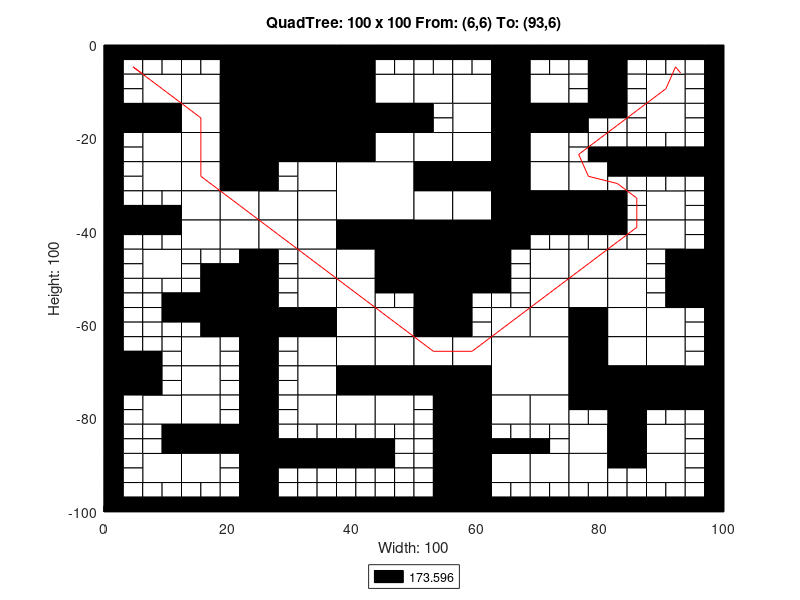

Source code (MATLAB):
axis([0 100 -100 0]);
title('QuadTree: 100 x 100 From: (6,6) To: (93,6)');
xlabel('Width: 100');
ylabel('Height: 100');
rectangle('Position',[25 -12.5 12.5 12.5], 'FaceColor',[0 0 0]);
rectangle('Position',[25 -25 12.5 12.5], 'FaceColor',[0 0 0]);
rectangle('Position',[37.5 -37.5 12.5 12.5], 'FaceColor',[1 1 1]);
rectangle('Position',[50 -50 12.5 12.5], 'FaceColor',[0 0 0]);
rectangle('Position',[62.5 -75 12.5 12.5], 'FaceColor',[1 1 1]);
rectangle('Position',[6.25 -12.5 6.25 6.25], 'FaceColor',[1 1 1]);
rectangle('Position',[18.75 -6.25 6.25 6.25], 'FaceColor',[0 0 0]);
rectangle('Position',[12.5 -12.5 6.25 6.25], 'FaceColor',[1 1 1]);
rectangle('Position',[18.75 -12.5 6.25 6.25], 'FaceColor',[0 0 0]);
rectangle('Position',[0 -18.75 6.25 6.25], 'FaceColor',[0 0 0]);
rectangle('Position',[6.25 -18.75 6.25 6.25], 'FaceColor',[0 0 0]);
rectangle('Position',[6.25 -25 6.25 6.25], 'FaceColor',[1 1 1]);
rectangle('Position',[12.5 -18.75 6.25 6.25], 'FaceColor',[1 1 1]);
rectangle('Position',[18.75 -18.75 6.25 6.25], 'FaceColor',[0 0 0]);
rectangle('Position',[12.5 -25 6.25 6.25], 'FaceColor',[1 1 1]);
rectangle('Position',[18.75 -25 6.25 6.25], 'FaceColor',[0 0 0]);
rectangle('Position',[37.5 -6.25 6.25 6.25], 'FaceColor',[0 0 0]);
rectangle('Position',[37.5 -12.5 6.25 6.25], 'FaceColor',[0 0 0]);
rectangle('Position',[43.75 -12.5 6.25 6.25], 'FaceColor',[1 1 1]);
rectangle('Position',[37.5 -18.75 6.25 6.25], 'FaceColor',[0 0 0]);
rectangle('Position',[43.75 -18.75 6.25 6.25], 'FaceColor',[0 0 0]);
rectangle('Position',[37.5 -25 6.25 6.25], 'FaceColor',[0 0 0]);
rectangle('Position',[43.75 -25 6.25 6.25], 'FaceColor',[1 1 1]);
rectangle('Position',[6.25 -31.25 6.25 6.25], 'FaceColor',[1 1 1]);
rectangle('Position',[12.5 -31.25 6.25 6.25], 'FaceColor',[1 1 1]);
rectangle('Position',[18.75 -31.25 6.25 6.25], 'FaceColor',[0 0 0]);
rectangle('Position',[12.5 -37.5 6.25 6.25], 'FaceColor',[1 1 1]);
rectangle('Position',[18.75 -37.5 6.25 6.25], 'FaceColor',[1 1 1]);
rectangle('Position',[6.25 -50 6.25 6.25], 'FaceColor',[1 1 1]);
rectangle('Position',[12.5 -43.75 6.25 6.25], 'FaceColor',[1 1 1]);
rectangle('Position',[18.75 -43.75 6.25 6.25], 'FaceColor',[1 1 1]);
rectangle('Position',[31.25 -31.25 6.25 6.25], 'FaceColor',[1 1 1]);
rectangle('Position',[25 -37.5 6.25 6.25], 'FaceColor',[1 1 1]);
rectangle('Position',[31.25 -37.5 6.25 6.25], 'FaceColor',[1 1 1]);
rectangle('Position',[25 -43.75 6.25 6.25], 'FaceColor',[1 1 1]);
rectangle('Position',[31.25 -43.75 6.25 6.25], 'FaceColor',[1 1 1]);
rectangle('Position',[31.25 -50 6.25 6.25], 'FaceColor',[1 1 1]);
rectangle('Position',[37.5 -43.75 6.25 6.25], 'FaceColor',[0 0 0]);
rectangle('Position',[43.75 -43.75 6.25 6.25], 'FaceColor',[0 0 0]);
rectangle('Position',[37.5 -50 6.25 6.25], 'FaceColor',[1 1 1]);
rectangle('Position',[43.75 -50 6.25 6.25], 'FaceColor',[0 0 0]);
rectangle('Position',[50 -12.5 6.25 6.25], 'FaceColor',[1 1 1]);
rectangle('Position',[56.25 -12.5 6.25 6.25], 'FaceColor',[1 1 1]);
rectangle('Position',[62.5 -6.25 6.25 6.25], 'FaceColor',[0 0 0]);
rectangle('Position',[62.5 -12.5 6.25 6.25], 'FaceColor',[0 0 0]);
rectangle('Position',[68.75 -12.5 6.25 6.25], 'FaceColor',[1 1 1]);
rectangle('Position',[56.25 -18.75 6.25 6.25], 'FaceColor',[1 1 1]);
rectangle('Position',[50 -25 6.25 6.25], 'FaceColor',[1 1 1]);
rectangle('Position',[56.25 -25 6.25 6.25], 'FaceColor',[1 1 1]);
rectangle('Position',[62.5 -18.75 6.25 6.25], 'FaceColor',[0 0 0]);
rectangle('Position',[68.75 -18.75 6.25 6.25], 'FaceColor',[0 0 0]);
rectangle('Position',[62.5 -25 6.25 6.25], 'FaceColor',[0 0 0]);
rectangle('Position',[68.75 -25 6.25 6.25], 'FaceColor',[1 1 1]);
rectangle('Position',[87.5 -12.5 6.25 6.25], 'FaceColor',[1 1 1]);
rectangle('Position',[87.5 -18.75 6.25 6.25], 'FaceColor',[1 1 1]);
rectangle('Position',[50 -31.25 6.25 6.25], 'FaceColor',[0 0 0]);
rectangle('Position',[56.25 -31.25 6.25 6.25], 'FaceColor',[0 0 0]);
rectangle('Position',[50 -37.5 6.25 6.25], 'FaceColor',[1 1 1]);
rectangle('Position',[56.25 -37.5 6.25 6.25], 'FaceColor',[1 1 1]);
rectangle('Position',[62.5 -31.25 6.25 6.25], 'FaceColor',[0 0 0]);
rectangle('Position',[68.75 -31.25 6.25 6.25], 'FaceColor',[1 1 1]);
rectangle('Position',[62.5 -37.5 6.25 6.25], 'FaceColor',[0 0 0]);
rectangle('Position',[68.75 -37.5 6.25 6.25], 'FaceColor',[0 0 0]);
rectangle('Position',[62.5 -43.75 6.25 6.25], 'FaceColor',[0 0 0]);
rectangle('Position',[68.75 -50 6.25 6.25], 'FaceColor',[1 1 1]);
rectangle('Position',[75 -31.25 6.25 6.25], 'FaceColor',[1 1 1]);
rectangle('Position',[75 -37.5 6.25 6.25], 'FaceColor',[0 0 0]);
rectangle('Position',[87.5 -37.5 6.25 6.25], 'FaceColor',[1 1 1]);
rectangle('Position',[75 -50 6.25 6.25], 'FaceColor',[1 1 1]);
rectangle('Position',[81.25 -50 6.25 6.25], 'FaceColor',[1 1 1]);
rectangle('Position',[87.5 -43.75 6.25 6.25], 'FaceColor',[1 1 1]);
rectangle('Position',[93.75 -50 6.25 6.25], 'FaceColor',[0 0 0]);
rectangle('Position',[18.75 -56.25 6.25 6.25], 'FaceColor',[0 0 0]);
rectangle('Position',[18.75 -62.5 6.25 6.25], 'FaceColor',[0 0 0]);
rectangle('Position',[0 -75 6.25 6.25], 'FaceColor',[0 0 0]);
rectangle('Position',[12.5 -68.75 6.25 6.25], 'FaceColor',[1 1 1]);
rectangle('Position',[12.5 -75 6.25 6.25], 'FaceColor',[1 1 1]);
rectangle('Position',[31.25 -56.25 6.25 6.25], 'FaceColor',[1 1 1]);
rectangle('Position',[25 -62.5 6.25 6.25], 'FaceColor',[0 0 0]);
rectangle('Position',[31.25 -62.5 6.25 6.25], 'FaceColor',[0 0 0]);
rectangle('Position',[37.5 -56.25 6.25 6.25], 'FaceColor',[1 1 1]);
rectangle('Position',[37.5 -62.5 6.25 6.25], 'FaceColor',[1 1 1]);
rectangle('Position',[43.75 -62.5 6.25 6.25], 'FaceColor',[1 1 1]);
rectangle('Position',[31.25 -68.75 6.25 6.25], 'FaceColor',[1 1 1]);
rectangle('Position',[31.25 -75 6.25 6.25], 'FaceColor',[1 1 1]);
rectangle('Position',[37.5 -68.75 6.25 6.25], 'FaceColor',[1 1 1]);
rectangle('Position',[43.75 -68.75 6.25 6.25], 'FaceColor',[1 1 1]);
rectangle('Position',[37.5 -75 6.25 6.25], 'FaceColor',[0 0 0]);
rectangle('Position',[43.75 -75 6.25 6.25], 'FaceColor',[0 0 0]);
rectangle('Position',[6.25 -81.25 6.25 6.25], 'FaceColor',[1 1 1]);
rectangle('Position',[12.5 -81.25 6.25 6.25], 'FaceColor',[1 1 1]);
rectangle('Position',[12.5 -87.5 6.25 6.25], 'FaceColor',[0 0 0]);
rectangle('Position',[18.75 -87.5 6.25 6.25], 'FaceColor',[0 0 0]);
rectangle('Position',[6.25 -93.75 6.25 6.25], 'FaceColor',[1 1 1]);
rectangle('Position',[12.5 -93.75 6.25 6.25], 'FaceColor',[1 1 1]);
rectangle('Position',[31.25 -81.25 6.25 6.25], 'FaceColor',[1 1 1]);
rectangle('Position',[37.5 -81.25 6.25 6.25], 'FaceColor',[1 1 1]);
rectangle('Position',[43.75 -81.25 6.25 6.25], 'FaceColor',[1 1 1]);
rectangle('Position',[50 -56.25 6.25 6.25], 'FaceColor',[0 0 0]);
rectangle('Position',[50 -62.5 6.25 6.25], 'FaceColor',[0 0 0]);
rectangle('Position',[68.75 -56.25 6.25 6.25], 'FaceColor',[1 1 1]);
rectangle('Position',[62.5 -62.5 6.25 6.25], 'FaceColor',[1 1 1]);
rectangle('Position',[68.75 -62.5 6.25 6.25], 'FaceColor',[1 1 1]);
rectangle('Position',[50 -68.75 6.25 6.25], 'FaceColor',[1 1 1]);
rectangle('Position',[56.25 -68.75 6.25 6.25], 'FaceColor',[1 1 1]);
rectangle('Position',[50 -75 6.25 6.25], 'FaceColor',[0 0 0]);
rectangle('Position',[56.25 -75 6.25 6.25], 'FaceColor',[0 0 0]);
rectangle('Position',[75 -56.25 6.25 6.25], 'FaceColor',[1 1 1]);
rectangle('Position',[81.25 -56.25 6.25 6.25], 'FaceColor',[1 1 1]);
rectangle('Position',[75 -62.5 6.25 6.25], 'FaceColor',[0 0 0]);
rectangle('Position',[81.25 -62.5 6.25 6.25], 'FaceColor',[1 1 1]);
rectangle('Position',[93.75 -56.25 6.25 6.25], 'FaceColor',[0 0 0]);
rectangle('Position',[87.5 -62.5 6.25 6.25], 'FaceColor',[1 1 1]);
rectangle('Position',[75 -68.75 6.25 6.25], 'FaceColor',[0 0 0]);
rectangle('Position',[81.25 -68.75 6.25 6.25], 'FaceColor',[1 1 1]);
rectangle('Position',[75 -75 6.25 6.25], 'FaceColor',[0 0 0]);
rectangle('Position',[81.25 -75 6.25 6.25], 'FaceColor',[0 0 0]);
rectangle('Position',[87.5 -68.75 6.25 6.25], 'FaceColor',[1 1 1]);
rectangle('Position',[87.5 -75 6.25 6.25], 'FaceColor',[0 0 0]);
rectangle('Position',[93.75 -75 6.25 6.25], 'FaceColor',[0 0 0]);
rectangle('Position',[56.25 -81.25 6.25 6.25], 'FaceColor',[0 0 0]);
rectangle('Position',[56.25 -87.5 6.25 6.25], 'FaceColor',[0 0 0]);
rectangle('Position',[62.5 -81.25 6.25 6.25], 'FaceColor',[1 1 1]);
rectangle('Position',[68.75 -81.25 6.25 6.25], 'FaceColor',[1 1 1]);
rectangle('Position',[56.25 -93.75 6.25 6.25], 'FaceColor',[0 0 0]);
rectangle('Position',[56.25 -100 6.25 6.25], 'FaceColor',[0 0 0]);
rectangle('Position',[62.5 -93.75 6.25 6.25], 'FaceColor',[1 1 1]);
rectangle('Position',[68.75 -93.75 6.25 6.25], 'FaceColor',[1 1 1]);
rectangle('Position',[81.25 -81.25 6.25 6.25], 'FaceColor',[0 0 0]);
rectangle('Position',[75 -87.5 6.25 6.25], 'FaceColor',[1 1 1]);
rectangle('Position',[81.25 -87.5 6.25 6.25], 'FaceColor',[0 0 0]);
rectangle('Position',[87.5 -87.5 6.25 6.25], 'FaceColor',[1 1 1]);
rectangle('Position',[75 -93.75 6.25 6.25], 'FaceColor',[1 1 1]);
rectangle('Position',[87.5 -93.75 6.25 6.25], 'FaceColor',[1 1 1]);
rectangle('Position',[0 -3.125 3.125 3.125], 'FaceColor',[0 0 0]);
rectangle('Position',[3.125 -3.125 3.125 3.125], 'FaceColor',[0 0 0]);
rectangle('Position',[0 -6.25 3.125 3.125], 'FaceColor',[0 0 0]);
rectangle('Position',[3.125 -6.25 3.125 3.125], 'FaceColor',[1 1 1]);
rectangle('Position',[6.25 -3.125 3.125 3.125], 'FaceColor',[0 0 0]);
rectangle('Position',[9.375 -3.125 3.125 3.125], 'FaceColor',[0 0 0]);
rectangle('Position',[6.25 -6.25 3.125 3.125], 'FaceColor',[1 1 1]);
rectangle('Position',[9.375 -6.25 3.125 3.125], 'FaceColor',[1 1 1]);
rectangle('Position',[0 -9.375 3.125 3.125], 'FaceColor',[0 0 0]);
rectangle('Position',[3.125 -9.375 3.125 3.125], 'FaceColor',[1 1 1]);
rectangle('Position',[0 -12.5 3.125 3.125], 'FaceColor',[0 0 0]);
rectangle('Position',[3.125 -12.5 3.125 3.125], 'FaceColor',[1 1 1]);
rectangle('Position',[12.5 -3.125 3.125 3.125], 'FaceColor',[0 0 0]);
rectangle('Position',[15.625 -3.125 3.125 3.125], 'FaceColor',[0 0 0]);
rectangle('Position',[12.5 -6.25 3.125 3.125], 'FaceColor',[1 1 1]);
rectangle('Position',[15.625 -6.25 3.125 3.125], 'FaceColor',[1 1 1]);
rectangle('Position',[0 -21.875 3.125 3.125], 'FaceColor',[0 0 0]);
rectangle('Position',[3.125 -21.875 3.125 3.125], 'FaceColor',[1 1 1]);
rectangle('Position',[0 -25 3.125 3.125], 'FaceColor',[0 0 0]);
rectangle('Position',[3.125 -25 3.125 3.125], 'FaceColor',[1 1 1]);
rectangle('Position',[43.75 -3.125 3.125 3.125], 'FaceColor',[0 0 0]);
rectangle('Position',[46.875 -3.125 3.125 3.125], 'FaceColor',[0 0 0]);
rectangle('Position',[43.75 -6.25 3.125 3.125], 'FaceColor',[1 1 1]);
rectangle('Position',[46.875 -6.25 3.125 3.125], 'FaceColor',[1 1 1]);
rectangle('Position',[0 -28.125 3.125 3.125], 'FaceColor',[0 0 0]);
rectangle('Position',[3.125 -28.125 3.125 3.125], 'FaceColor',[1 1 1]);
rectangle('Position',[0 -31.25 3.125 3.125], 'FaceColor',[0 0 0]);
rectangle('Position',[3.125 -31.25 3.125 3.125], 'FaceColor',[1 1 1]);
rectangle('Position',[0 -34.375 3.125 3.125], 'FaceColor',[0 0 0]);
rectangle('Position',[3.125 -34.375 3.125 3.125], 'FaceColor',[1 1 1]);
rectangle('Position',[0 -37.5 3.125 3.125], 'FaceColor',[0 0 0]);
rectangle('Position',[3.125 -37.5 3.125 3.125], 'FaceColor',[0 0 0]);
rectangle('Position',[6.25 -34.375 3.125 3.125], 'FaceColor',[1 1 1]);
rectangle('Position',[9.375 -34.375 3.125 3.125], 'FaceColor',[1 1 1]);
rectangle('Position',[6.25 -37.5 3.125 3.125], 'FaceColor',[0 0 0]);
rectangle('Position',[9.375 -37.5 3.125 3.125], 'FaceColor',[0 0 0]);
rectangle('Position',[0 -40.625 3.125 3.125], 'FaceColor',[0 0 0]);
rectangle('Position',[3.125 -40.625 3.125 3.125], 'FaceColor',[0 0 0]);
rectangle('Position',[0 -43.75 3.125 3.125], 'FaceColor',[0 0 0]);
rectangle('Position',[3.125 -43.75 3.125 3.125], 'FaceColor',[1 1 1]);
rectangle('Position',[6.25 -40.625 3.125 3.125], 'FaceColor',[0 0 0]);
rectangle('Position',[9.375 -40.625 3.125 3.125], 'FaceColor',[0 0 0]);
rectangle('Position',[6.25 -43.75 3.125 3.125], 'FaceColor',[1 1 1]);
rectangle('Position',[9.375 -43.75 3.125 3.125], 'FaceColor',[1 1 1]);
rectangle('Position',[0 -46.875 3.125 3.125], 'FaceColor',[0 0 0]);
rectangle('Position',[3.125 -46.875 3.125 3.125], 'FaceColor',[1 1 1]);
rectangle('Position',[0 -50 3.125 3.125], 'FaceColor',[0 0 0]);
rectangle('Position',[3.125 -50 3.125 3.125], 'FaceColor',[1 1 1]);
rectangle('Position',[12.5 -46.875 3.125 3.125], 'FaceColor',[1 1 1]);
rectangle('Position',[15.625 -46.875 3.125 3.125], 'FaceColor',[1 1 1]);
rectangle('Position',[12.5 -50 3.125 3.125], 'FaceColor',[1 1 1]);
rectangle('Position',[15.625 -50 3.125 3.125], 'FaceColor',[0 0 0]);
rectangle('Position',[18.75 -46.875 3.125 3.125], 'FaceColor',[1 1 1]);
rectangle('Position',[21.875 -46.875 3.125 3.125], 'FaceColor',[0 0 0]);
rectangle('Position',[18.75 -50 3.125 3.125], 'FaceColor',[0 0 0]);
rectangle('Position',[21.875 -50 3.125 3.125], 'FaceColor',[0 0 0]);
rectangle('Position',[25 -28.125 3.125 3.125], 'FaceColor',[0 0 0]);
rectangle('Position',[28.125 -28.125 3.125 3.125], 'FaceColor',[1 1 1]);
rectangle('Position',[25 -31.25 3.125 3.125], 'FaceColor',[0 0 0]);
rectangle('Position',[28.125 -31.25 3.125 3.125], 'FaceColor',[1 1 1]);
rectangle('Position',[25 -46.875 3.125 3.125], 'FaceColor',[0 0 0]);
rectangle('Position',[28.125 -46.875 3.125 3.125], 'FaceColor',[1 1 1]);
rectangle('Position',[25 -50 3.125 3.125], 'FaceColor',[0 0 0]);
rectangle('Position',[28.125 -50 3.125 3.125], 'FaceColor',[1 1 1]);
rectangle('Position',[50 -3.125 3.125 3.125], 'FaceColor',[0 0 0]);
rectangle('Position',[53.125 -3.125 3.125 3.125], 'FaceColor',[0 0 0]);
rectangle('Position',[50 -6.25 3.125 3.125], 'FaceColor',[1 1 1]);
rectangle('Position',[53.125 -6.25 3.125 3.125], 'FaceColor',[1 1 1]);
rectangle('Position',[56.25 -3.125 3.125 3.125], 'FaceColor',[0 0 0]);
rectangle('Position',[59.375 -3.125 3.125 3.125], 'FaceColor',[0 0 0]);
rectangle('Position',[56.25 -6.25 3.125 3.125], 'FaceColor',[1 1 1]);
rectangle('Position',[59.375 -6.25 3.125 3.125], 'FaceColor',[1 1 1]);
rectangle('Position',[68.75 -3.125 3.125 3.125], 'FaceColor',[0 0 0]);
rectangle('Position',[71.875 -3.125 3.125 3.125], 'FaceColor',[0 0 0]);
rectangle('Position',[68.75 -6.25 3.125 3.125], 'FaceColor',[1 1 1]);
rectangle('Position',[71.875 -6.25 3.125 3.125], 'FaceColor',[1 1 1]);
rectangle('Position',[50 -15.625 3.125 3.125], 'FaceColor',[0 0 0]);
rectangle('Position',[53.125 -15.625 3.125 3.125], 'FaceColor',[1 1 1]);
rectangle('Position',[50 -18.75 3.125 3.125], 'FaceColor',[0 0 0]);
rectangle('Position',[53.125 -18.75 3.125 3.125], 'FaceColor',[1 1 1]);
rectangle('Position',[75 -3.125 3.125 3.125], 'FaceColor',[0 0 0]);
rectangle('Position',[78.125 -3.125 3.125 3.125], 'FaceColor',[0 0 0]);
rectangle('Position',[75 -6.25 3.125 3.125], 'FaceColor',[1 1 1]);
rectangle('Position',[78.125 -6.25 3.125 3.125], 'FaceColor',[0 0 0]);
rectangle('Position',[81.25 -3.125 3.125 3.125], 'FaceColor',[0 0 0]);
rectangle('Position',[84.375 -3.125 3.125 3.125], 'FaceColor',[0 0 0]);
rectangle('Position',[81.25 -6.25 3.125 3.125], 'FaceColor',[0 0 0]);
rectangle('Position',[84.375 -6.25 3.125 3.125], 'FaceColor',[1 1 1]);
rectangle('Position',[75 -9.375 3.125 3.125], 'FaceColor',[1 1 1]);
rectangle('Position',[78.125 -9.375 3.125 3.125], 'FaceColor',[0 0 0]);
rectangle('Position',[75 -12.5 3.125 3.125], 'FaceColor',[1 1 1]);
rectangle('Position',[78.125 -12.5 3.125 3.125], 'FaceColor',[0 0 0]);
rectangle('Position',[81.25 -9.375 3.125 3.125], 'FaceColor',[0 0 0]);
rectangle('Position',[84.375 -9.375 3.125 3.125], 'FaceColor',[1 1 1]);
rectangle('Position',[81.25 -12.5 3.125 3.125], 'FaceColor',[0 0 0]);
rectangle('Position',[84.375 -12.5 3.125 3.125], 'FaceColor',[1 1 1]);
rectangle('Position',[87.5 -3.125 3.125 3.125], 'FaceColor',[0 0 0]);
rectangle('Position',[90.625 -3.125 3.125 3.125], 'FaceColor',[0 0 0]);
rectangle('Position',[87.5 -6.25 3.125 3.125], 'FaceColor',[1 1 1]);
rectangle('Position',[90.625 -6.25 3.125 3.125], 'FaceColor',[1 1 1]);
rectangle('Position',[93.75 -3.125 3.125 3.125], 'FaceColor',[0 0 0]);
rectangle('Position',[96.875 -3.125 3.125 3.125], 'FaceColor',[0 0 0]);
rectangle('Position',[93.75 -6.25 3.125 3.125], 'FaceColor',[1 1 1]);
rectangle('Position',[96.875 -6.25 3.125 3.125], 'FaceColor',[0 0 0]);
rectangle('Position',[93.75 -9.375 3.125 3.125], 'FaceColor',[1 1 1]);
rectangle('Position',[96.875 -9.375 3.125 3.125], 'FaceColor',[0 0 0]);
rectangle('Position',[93.75 -12.5 3.125 3.125], 'FaceColor',[1 1 1]);
rectangle('Position',[96.875 -12.5 3.125 3.125], 'FaceColor',[0 0 0]);
rectangle('Position',[75 -15.625 3.125 3.125], 'FaceColor',[0 0 0]);
rectangle('Position',[78.125 -15.625 3.125 3.125], 'FaceColor',[0 0 0]);
rectangle('Position',[75 -18.75 3.125 3.125], 'FaceColor',[0 0 0]);
rectangle('Position',[78.125 -18.75 3.125 3.125], 'FaceColor',[1 1 1]);
rectangle('Position',[81.25 -15.625 3.125 3.125], 'FaceColor',[0 0 0]);
rectangle('Position',[84.375 -15.625 3.125 3.125], 'FaceColor',[1 1 1]);
rectangle('Position',[81.25 -18.75 3.125 3.125], 'FaceColor',[1 1 1]);
rectangle('Position',[84.375 -18.75 3.125 3.125], 'FaceColor',[1 1 1]);
rectangle('Position',[75 -21.875 3.125 3.125], 'FaceColor',[1 1 1]);
rectangle('Position',[78.125 -21.875 3.125 3.125], 'FaceColor',[1 1 1]);
rectangle('Position',[75 -25 3.125 3.125], 'FaceColor',[1 1 1]);
rectangle('Position',[78.125 -25 3.125 3.125], 'FaceColor',[0 0 0]);
rectangle('Position',[81.25 -21.875 3.125 3.125], 'FaceColor',[1 1 1]);
rectangle('Position',[84.375 -21.875 3.125 3.125], 'FaceColor',[1 1 1]);
rectangle('Position',[81.25 -25 3.125 3.125], 'FaceColor',[0 0 0]);
rectangle('Position',[84.375 -25 3.125 3.125], 'FaceColor',[0 0 0]);
rectangle('Position',[93.75 -15.625 3.125 3.125], 'FaceColor',[1 1 1]);
rectangle('Position',[96.875 -15.625 3.125 3.125], 'FaceColor',[0 0 0]);
rectangle('Position',[93.75 -18.75 3.125 3.125], 'FaceColor',[1 1 1]);
rectangle('Position',[96.875 -18.75 3.125 3.125], 'FaceColor',[0 0 0]);
rectangle('Position',[87.5 -21.875 3.125 3.125], 'FaceColor',[1 1 1]);
rectangle('Position',[90.625 -21.875 3.125 3.125], 'FaceColor',[1 1 1]);
rectangle('Position',[87.5 -25 3.125 3.125], 'FaceColor',[0 0 0]);
rectangle('Position',[90.625 -25 3.125 3.125], 'FaceColor',[0 0 0]);
rectangle('Position',[93.75 -21.875 3.125 3.125], 'FaceColor',[1 1 1]);
rectangle('Position',[96.875 -21.875 3.125 3.125], 'FaceColor',[0 0 0]);
rectangle('Position',[93.75 -25 3.125 3.125], 'FaceColor',[0 0 0]);
rectangle('Position',[96.875 -25 3.125 3.125], 'FaceColor',[0 0 0]);
rectangle('Position',[68.75 -40.625 3.125 3.125], 'FaceColor',[0 0 0]);
rectangle('Position',[71.875 -40.625 3.125 3.125], 'FaceColor',[0 0 0]);
rectangle('Position',[68.75 -43.75 3.125 3.125], 'FaceColor',[1 1 1]);
rectangle('Position',[71.875 -43.75 3.125 3.125], 'FaceColor',[1 1 1]);
rectangle('Position',[62.5 -46.875 3.125 3.125], 'FaceColor',[0 0 0]);
rectangle('Position',[65.625 -46.875 3.125 3.125], 'FaceColor',[1 1 1]);
rectangle('Position',[62.5 -50 3.125 3.125], 'FaceColor',[0 0 0]);
rectangle('Position',[65.625 -50 3.125 3.125], 'FaceColor',[1 1 1]);
rectangle('Position',[81.25 -28.125 3.125 3.125], 'FaceColor',[0 0 0]);
rectangle('Position',[84.375 -28.125 3.125 3.125], 'FaceColor',[0 0 0]);
rectangle('Position',[81.25 -31.25 3.125 3.125], 'FaceColor',[1 1 1]);
rectangle('Position',[84.375 -31.25 3.125 3.125], 'FaceColor',[1 1 1]);
rectangle('Position',[81.25 -34.375 3.125 3.125], 'FaceColor',[0 0 0]);
rectangle('Position',[84.375 -34.375 3.125 3.125], 'FaceColor',[1 1 1]);
rectangle('Position',[81.25 -37.5 3.125 3.125], 'FaceColor',[0 0 0]);
rectangle('Position',[84.375 -37.5 3.125 3.125], 'FaceColor',[1 1 1]);
rectangle('Position',[87.5 -28.125 3.125 3.125], 'FaceColor',[0 0 0]);
rectangle('Position',[90.625 -28.125 3.125 3.125], 'FaceColor',[0 0 0]);
rectangle('Position',[87.5 -31.25 3.125 3.125], 'FaceColor',[1 1 1]);
rectangle('Position',[90.625 -31.25 3.125 3.125], 'FaceColor',[1 1 1]);
rectangle('Position',[93.75 -28.125 3.125 3.125], 'FaceColor',[0 0 0]);
rectangle('Position',[96.875 -28.125 3.125 3.125], 'FaceColor',[0 0 0]);
rectangle('Position',[93.75 -31.25 3.125 3.125], 'FaceColor',[1 1 1]);
rectangle('Position',[96.875 -31.25 3.125 3.125], 'FaceColor',[0 0 0]);
rectangle('Position',[93.75 -34.375 3.125 3.125], 'FaceColor',[1 1 1]);
rectangle('Position',[96.875 -34.375 3.125 3.125], 'FaceColor',[0 0 0]);
rectangle('Position',[93.75 -37.5 3.125 3.125], 'FaceColor',[1 1 1]);
rectangle('Position',[96.875 -37.5 3.125 3.125], 'FaceColor',[0 0 0]);
rectangle('Position',[75 -40.625 3.125 3.125], 'FaceColor',[0 0 0]);
rectangle('Position',[78.125 -40.625 3.125 3.125], 'FaceColor',[0 0 0]);
rectangle('Position',[75 -43.75 3.125 3.125], 'FaceColor',[1 1 1]);
rectangle('Position',[78.125 -43.75 3.125 3.125], 'FaceColor',[1 1 1]);
rectangle('Position',[81.25 -40.625 3.125 3.125], 'FaceColor',[0 0 0]);
rectangle('Position',[84.375 -40.625 3.125 3.125], 'FaceColor',[1 1 1]);
rectangle('Position',[81.25 -43.75 3.125 3.125], 'FaceColor',[1 1 1]);
rectangle('Position',[84.375 -43.75 3.125 3.125], 'FaceColor',[1 1 1]);
rectangle('Position',[93.75 -40.625 3.125 3.125], 'FaceColor',[1 1 1]);
rectangle('Position',[96.875 -40.625 3.125 3.125], 'FaceColor',[0 0 0]);
rectangle('Position',[93.75 -43.75 3.125 3.125], 'FaceColor',[1 1 1]);
rectangle('Position',[96.875 -43.75 3.125 3.125], 'FaceColor',[0 0 0]);
rectangle('Position',[87.5 -46.875 3.125 3.125], 'FaceColor',[1 1 1]);
rectangle('Position',[90.625 -46.875 3.125 3.125], 'FaceColor',[0 0 0]);
rectangle('Position',[87.5 -50 3.125 3.125], 'FaceColor',[1 1 1]);
rectangle('Position',[90.625 -50 3.125 3.125], 'FaceColor',[0 0 0]);
rectangle('Position',[0 -53.125 3.125 3.125], 'FaceColor',[0 0 0]);
rectangle('Position',[3.125 -53.125 3.125 3.125], 'FaceColor',[1 1 1]);
rectangle('Position',[0 -56.25 3.125 3.125], 'FaceColor',[0 0 0]);
rectangle('Position',[3.125 -56.25 3.125 3.125], 'FaceColor',[1 1 1]);
rectangle('Position',[6.25 -53.125 3.125 3.125], 'FaceColor',[1 1 1]);
rectangle('Position',[9.375 -53.125 3.125 3.125], 'FaceColor',[1 1 1]);
rectangle('Position',[6.25 -56.25 3.125 3.125], 'FaceColor',[1 1 1]);
rectangle('Position',[9.375 -56.25 3.125 3.125], 'FaceColor',[0 0 0]);
rectangle('Position',[0 -59.375 3.125 3.125], 'FaceColor',[0 0 0]);
rectangle('Position',[3.125 -59.375 3.125 3.125], 'FaceColor',[1 1 1]);
rectangle('Position',[0 -62.5 3.125 3.125], 'FaceColor',[0 0 0]);
rectangle('Position',[3.125 -62.5 3.125 3.125], 'FaceColor',[1 1 1]);
rectangle('Position',[6.25 -59.375 3.125 3.125], 'FaceColor',[1 1 1]);
rectangle('Position',[9.375 -59.375 3.125 3.125], 'FaceColor',[0 0 0]);
rectangle('Position',[6.25 -62.5 3.125 3.125], 'FaceColor',[1 1 1]);
rectangle('Position',[9.375 -62.5 3.125 3.125], 'FaceColor',[1 1 1]);
rectangle('Position',[12.5 -53.125 3.125 3.125], 'FaceColor',[1 1 1]);
rectangle('Position',[15.625 -53.125 3.125 3.125], 'FaceColor',[0 0 0]);
rectangle('Position',[12.5 -56.25 3.125 3.125], 'FaceColor',[0 0 0]);
rectangle('Position',[15.625 -56.25 3.125 3.125], 'FaceColor',[0 0 0]);
rectangle('Position',[12.5 -59.375 3.125 3.125], 'FaceColor',[0 0 0]);
rectangle('Position',[15.625 -59.375 3.125 3.125], 'FaceColor',[0 0 0]);
rectangle('Position',[12.5 -62.5 3.125 3.125], 'FaceColor',[1 1 1]);
rectangle('Position',[15.625 -62.5 3.125 3.125], 'FaceColor',[0 0 0]);
rectangle('Position',[0 -65.625 3.125 3.125], 'FaceColor',[0 0 0]);
rectangle('Position',[3.125 -65.625 3.125 3.125], 'FaceColor',[1 1 1]);
rectangle('Position',[0 -68.75 3.125 3.125], 'FaceColor',[0 0 0]);
rectangle('Position',[3.125 -68.75 3.125 3.125], 'FaceColor',[0 0 0]);
rectangle('Position',[6.25 -65.625 3.125 3.125], 'FaceColor',[1 1 1]);
rectangle('Position',[9.375 -65.625 3.125 3.125], 'FaceColor',[1 1 1]);
rectangle('Position',[6.25 -68.75 3.125 3.125], 'FaceColor',[0 0 0]);
rectangle('Position',[9.375 -68.75 3.125 3.125], 'FaceColor',[1 1 1]);
rectangle('Position',[6.25 -71.875 3.125 3.125], 'FaceColor',[0 0 0]);
rectangle('Position',[9.375 -71.875 3.125 3.125], 'FaceColor',[1 1 1]);
rectangle('Position',[6.25 -75 3.125 3.125], 'FaceColor',[0 0 0]);
rectangle('Position',[9.375 -75 3.125 3.125], 'FaceColor',[1 1 1]);
rectangle('Position',[18.75 -65.625 3.125 3.125], 'FaceColor',[1 1 1]);
rectangle('Position',[21.875 -65.625 3.125 3.125], 'FaceColor',[0 0 0]);
rectangle('Position',[18.75 -68.75 3.125 3.125], 'FaceColor',[1 1 1]);
rectangle('Position',[21.875 -68.75 3.125 3.125], 'FaceColor',[0 0 0]);
rectangle('Position',[18.75 -71.875 3.125 3.125], 'FaceColor',[1 1 1]);
rectangle('Position',[21.875 -71.875 3.125 3.125], 'FaceColor',[0 0 0]);
rectangle('Position',[18.75 -75 3.125 3.125], 'FaceColor',[1 1 1]);
rectangle('Position',[21.875 -75 3.125 3.125], 'FaceColor',[0 0 0]);
rectangle('Position',[25 -53.125 3.125 3.125], 'FaceColor',[0 0 0]);
rectangle('Position',[28.125 -53.125 3.125 3.125], 'FaceColor',[1 1 1]);
rectangle('Position',[25 -56.25 3.125 3.125], 'FaceColor',[0 0 0]);
rectangle('Position',[28.125 -56.25 3.125 3.125], 'FaceColor',[1 1 1]);
rectangle('Position',[43.75 -53.125 3.125 3.125], 'FaceColor',[0 0 0]);
rectangle('Position',[46.875 -53.125 3.125 3.125], 'FaceColor',[0 0 0]);
rectangle('Position',[43.75 -56.25 3.125 3.125], 'FaceColor',[1 1 1]);
rectangle('Position',[46.875 -56.25 3.125 3.125], 'FaceColor',[1 1 1]);
rectangle('Position',[25 -65.625 3.125 3.125], 'FaceColor',[0 0 0]);
rectangle('Position',[28.125 -65.625 3.125 3.125], 'FaceColor',[1 1 1]);
rectangle('Position',[25 -68.75 3.125 3.125], 'FaceColor',[0 0 0]);
rectangle('Position',[28.125 -68.75 3.125 3.125], 'FaceColor',[1 1 1]);
rectangle('Position',[25 -71.875 3.125 3.125], 'FaceColor',[0 0 0]);
rectangle('Position',[28.125 -71.875 3.125 3.125], 'FaceColor',[1 1 1]);
rectangle('Position',[25 -75 3.125 3.125], 'FaceColor',[0 0 0]);
rectangle('Position',[28.125 -75 3.125 3.125], 'FaceColor',[1 1 1]);
rectangle('Position',[0 -78.125 3.125 3.125], 'FaceColor',[0 0 0]);
rectangle('Position',[3.125 -78.125 3.125 3.125], 'FaceColor',[1 1 1]);
rectangle('Position',[0 -81.25 3.125 3.125], 'FaceColor',[0 0 0]);
rectangle('Position',[3.125 -81.25 3.125 3.125], 'FaceColor',[1 1 1]);
rectangle('Position',[0 -84.375 3.125 3.125], 'FaceColor',[0 0 0]);
rectangle('Position',[3.125 -84.375 3.125 3.125], 'FaceColor',[1 1 1]);
rectangle('Position',[0 -87.5 3.125 3.125], 'FaceColor',[0 0 0]);
rectangle('Position',[3.125 -87.5 3.125 3.125], 'FaceColor',[1 1 1]);
rectangle('Position',[6.25 -84.375 3.125 3.125], 'FaceColor',[1 1 1]);
rectangle('Position',[9.375 -84.375 3.125 3.125], 'FaceColor',[0 0 0]);
rectangle('Position',[6.25 -87.5 3.125 3.125], 'FaceColor',[1 1 1]);
rectangle('Position',[9.375 -87.5 3.125 3.125], 'FaceColor',[0 0 0]);
rectangle('Position',[18.75 -78.125 3.125 3.125], 'FaceColor',[1 1 1]);
rectangle('Position',[21.875 -78.125 3.125 3.125], 'FaceColor',[0 0 0]);
rectangle('Position',[18.75 -81.25 3.125 3.125], 'FaceColor',[1 1 1]);
rectangle('Position',[21.875 -81.25 3.125 3.125], 'FaceColor',[0 0 0]);
rectangle('Position',[0 -90.625 3.125 3.125], 'FaceColor',[0 0 0]);
rectangle('Position',[3.125 -90.625 3.125 3.125], 'FaceColor',[1 1 1]);
rectangle('Position',[0 -93.75 3.125 3.125], 'FaceColor',[0 0 0]);
rectangle('Position',[3.125 -93.75 3.125 3.125], 'FaceColor',[1 1 1]);
rectangle('Position',[0 -96.875 3.125 3.125], 'FaceColor',[0 0 0]);
rectangle('Position',[3.125 -96.875 3.125 3.125], 'FaceColor',[1 1 1]);
rectangle('Position',[0 -100 3.125 3.125], 'FaceColor',[0 0 0]);
rectangle('Position',[3.125 -100 3.125 3.125], 'FaceColor',[0 0 0]);
rectangle('Position',[6.25 -96.875 3.125 3.125], 'FaceColor',[1 1 1]);
rectangle('Position',[9.375 -96.875 3.125 3.125], 'FaceColor',[1 1 1]);
rectangle('Position',[6.25 -100 3.125 3.125], 'FaceColor',[0 0 0]);
rectangle('Position',[9.375 -100 3.125 3.125], 'FaceColor',[0 0 0]);
rectangle('Position',[18.75 -90.625 3.125 3.125], 'FaceColor',[1 1 1]);
rectangle('Position',[21.875 -90.625 3.125 3.125], 'FaceColor',[0 0 0]);
rectangle('Position',[18.75 -93.75 3.125 3.125], 'FaceColor',[1 1 1]);
rectangle('Position',[21.875 -93.75 3.125 3.125], 'FaceColor',[0 0 0]);
rectangle('Position',[12.5 -96.875 3.125 3.125], 'FaceColor',[1 1 1]);
rectangle('Position',[15.625 -96.875 3.125 3.125], 'FaceColor',[1 1 1]);
rectangle('Position',[12.5 -100 3.125 3.125], 'FaceColor',[0 0 0]);
rectangle('Position',[15.625 -100 3.125 3.125], 'FaceColor',[0 0 0]);
rectangle('Position',[18.75 -96.875 3.125 3.125], 'FaceColor',[1 1 1]);
rectangle('Position',[21.875 -96.875 3.125 3.125], 'FaceColor',[0 0 0]);
rectangle('Position',[18.75 -100 3.125 3.125], 'FaceColor',[0 0 0]);
rectangle('Position',[21.875 -100 3.125 3.125], 'FaceColor',[0 0 0]);
rectangle('Position',[25 -78.125 3.125 3.125], 'FaceColor',[0 0 0]);
rectangle('Position',[28.125 -78.125 3.125 3.125], 'FaceColor',[1 1 1]);
rectangle('Position',[25 -81.25 3.125 3.125], 'FaceColor',[0 0 0]);
rectangle('Position',[28.125 -81.25 3.125 3.125], 'FaceColor',[1 1 1]);
rectangle('Position',[25 -84.375 3.125 3.125], 'FaceColor',[0 0 0]);
rectangle('Position',[28.125 -84.375 3.125 3.125], 'FaceColor',[1 1 1]);
rectangle('Position',[25 -87.5 3.125 3.125], 'FaceColor',[0 0 0]);
rectangle('Position',[28.125 -87.5 3.125 3.125], 'FaceColor',[0 0 0]);
rectangle('Position',[31.25 -84.375 3.125 3.125], 'FaceColor',[1 1 1]);
rectangle('Position',[34.375 -84.375 3.125 3.125], 'FaceColor',[1 1 1]);
rectangle('Position',[31.25 -87.5 3.125 3.125], 'FaceColor',[0 0 0]);
rectangle('Position',[34.375 -87.5 3.125 3.125], 'FaceColor',[0 0 0]);
rectangle('Position',[37.5 -84.375 3.125 3.125], 'FaceColor',[1 1 1]);
rectangle('Position',[40.625 -84.375 3.125 3.125], 'FaceColor',[1 1 1]);
rectangle('Position',[37.5 -87.5 3.125 3.125], 'FaceColor',[0 0 0]);
rectangle('Position',[40.625 -87.5 3.125 3.125], 'FaceColor',[0 0 0]);
rectangle('Position',[43.75 -84.375 3.125 3.125], 'FaceColor',[1 1 1]);
rectangle('Position',[46.875 -84.375 3.125 3.125], 'FaceColor',[1 1 1]);
rectangle('Position',[43.75 -87.5 3.125 3.125], 'FaceColor',[0 0 0]);
rectangle('Position',[46.875 -87.5 3.125 3.125], 'FaceColor',[1 1 1]);
rectangle('Position',[25 -90.625 3.125 3.125], 'FaceColor',[0 0 0]);
rectangle('Position',[28.125 -90.625 3.125 3.125], 'FaceColor',[0 0 0]);
rectangle('Position',[25 -93.75 3.125 3.125], 'FaceColor',[0 0 0]);
rectangle('Position',[28.125 -93.75 3.125 3.125], 'FaceColor',[1 1 1]);
rectangle('Position',[31.25 -90.625 3.125 3.125], 'FaceColor',[0 0 0]);
rectangle('Position',[34.375 -90.625 3.125 3.125], 'FaceColor',[0 0 0]);
rectangle('Position',[31.25 -93.75 3.125 3.125], 'FaceColor',[1 1 1]);
rectangle('Position',[34.375 -93.75 3.125 3.125], 'FaceColor',[1 1 1]);
rectangle('Position',[25 -96.875 3.125 3.125], 'FaceColor',[0 0 0]);
rectangle('Position',[28.125 -96.875 3.125 3.125], 'FaceColor',[1 1 1]);
rectangle('Position',[25 -100 3.125 3.125], 'FaceColor',[0 0 0]);
rectangle('Position',[28.125 -100 3.125 3.125], 'FaceColor',[0 0 0]);
rectangle('Position',[31.25 -96.875 3.125 3.125], 'FaceColor',[1 1 1]);
rectangle('Position',[34.375 -96.875 3.125 3.125], 'FaceColor',[1 1 1]);
rectangle('Position',[31.25 -100 3.125 3.125], 'FaceColor',[0 0 0]);
rectangle('Position',[34.375 -100 3.125 3.125], 'FaceColor',[0 0 0]);
rectangle('Position',[37.5 -90.625 3.125 3.125], 'FaceColor',[0 0 0]);
rectangle('Position',[40.625 -90.625 3.125 3.125], 'FaceColor',[0 0 0]);
rectangle('Position',[37.5 -93.75 3.125 3.125], 'FaceColor',[1 1 1]);
rectangle('Position',[40.625 -93.75 3.125 3.125], 'FaceColor',[1 1 1]);
rectangle('Position',[43.75 -90.625 3.125 3.125], 'FaceColor',[0 0 0]);
rectangle('Position',[46.875 -90.625 3.125 3.125], 'FaceColor',[1 1 1]);
rectangle('Position',[43.75 -93.75 3.125 3.125], 'FaceColor',[1 1 1]);
rectangle('Position',[46.875 -93.75 3.125 3.125], 'FaceColor',[1 1 1]);
rectangle('Position',[37.5 -96.875 3.125 3.125], 'FaceColor',[1 1 1]);
rectangle('Position',[40.625 -96.875 3.125 3.125], 'FaceColor',[1 1 1]);
rectangle('Position',[37.5 -100 3.125 3.125], 'FaceColor',[0 0 0]);
rectangle('Position',[40.625 -100 3.125 3.125], 'FaceColor',[0 0 0]);
rectangle('Position',[43.75 -96.875 3.125 3.125], 'FaceColor',[1 1 1]);
rectangle('Position',[46.875 -96.875 3.125 3.125], 'FaceColor',[1 1 1]);
rectangle('Position',[43.75 -100 3.125 3.125], 'FaceColor',[0 0 0]);
rectangle('Position',[46.875 -100 3.125 3.125], 'FaceColor',[0 0 0]);
rectangle('Position',[56.25 -53.125 3.125 3.125], 'FaceColor',[0 0 0]);
rectangle('Position',[59.375 -53.125 3.125 3.125], 'FaceColor',[0 0 0]);
rectangle('Position',[56.25 -56.25 3.125 3.125], 'FaceColor',[0 0 0]);
rectangle('Position',[59.375 -56.25 3.125 3.125], 'FaceColor',[1 1 1]);
rectangle('Position',[56.25 -59.375 3.125 3.125], 'FaceColor',[0 0 0]);
rectangle('Position',[59.375 -59.375 3.125 3.125], 'FaceColor',[1 1 1]);
rectangle('Position',[56.25 -62.5 3.125 3.125], 'FaceColor',[0 0 0]);
rectangle('Position',[59.375 -62.5 3.125 3.125], 'FaceColor',[1 1 1]);
rectangle('Position',[62.5 -53.125 3.125 3.125], 'FaceColor',[0 0 0]);
rectangle('Position',[65.625 -53.125 3.125 3.125], 'FaceColor',[1 1 1]);
rectangle('Position',[62.5 -56.25 3.125 3.125], 'FaceColor',[1 1 1]);
rectangle('Position',[65.625 -56.25 3.125 3.125], 'FaceColor',[1 1 1]);
rectangle('Position',[87.5 -53.125 3.125 3.125], 'FaceColor',[1 1 1]);
rectangle('Position',[90.625 -53.125 3.125 3.125], 'FaceColor',[0 0 0]);
rectangle('Position',[87.5 -56.25 3.125 3.125], 'FaceColor',[1 1 1]);
rectangle('Position',[90.625 -56.25 3.125 3.125], 'FaceColor',[0 0 0]);
rectangle('Position',[93.75 -59.375 3.125 3.125], 'FaceColor',[1 1 1]);
rectangle('Position',[96.875 -59.375 3.125 3.125], 'FaceColor',[0 0 0]);
rectangle('Position',[93.75 -62.5 3.125 3.125], 'FaceColor',[1 1 1]);
rectangle('Position',[96.875 -62.5 3.125 3.125], 'FaceColor',[0 0 0]);
rectangle('Position',[93.75 -65.625 3.125 3.125], 'FaceColor',[1 1 1]);
rectangle('Position',[96.875 -65.625 3.125 3.125], 'FaceColor',[0 0 0]);
rectangle('Position',[93.75 -68.75 3.125 3.125], 'FaceColor',[1 1 1]);
rectangle('Position',[96.875 -68.75 3.125 3.125], 'FaceColor',[0 0 0]);
rectangle('Position',[50 -78.125 3.125 3.125], 'FaceColor',[1 1 1]);
rectangle('Position',[53.125 -78.125 3.125 3.125], 'FaceColor',[0 0 0]);
rectangle('Position',[50 -81.25 3.125 3.125], 'FaceColor',[1 1 1]);
rectangle('Position',[53.125 -81.25 3.125 3.125], 'FaceColor',[0 0 0]);
rectangle('Position',[50 -84.375 3.125 3.125], 'FaceColor',[1 1 1]);
rectangle('Position',[53.125 -84.375 3.125 3.125], 'FaceColor',[0 0 0]);
rectangle('Position',[50 -87.5 3.125 3.125], 'FaceColor',[1 1 1]);
rectangle('Position',[53.125 -87.5 3.125 3.125], 'FaceColor',[0 0 0]);
rectangle('Position',[62.5 -84.375 3.125 3.125], 'FaceColor',[1 1 1]);
rectangle('Position',[65.625 -84.375 3.125 3.125], 'FaceColor',[1 1 1]);
rectangle('Position',[62.5 -87.5 3.125 3.125], 'FaceColor',[0 0 0]);
rectangle('Position',[65.625 -87.5 3.125 3.125], 'FaceColor',[0 0 0]);
rectangle('Position',[68.75 -84.375 3.125 3.125], 'FaceColor',[1 1 1]);
rectangle('Position',[71.875 -84.375 3.125 3.125], 'FaceColor',[1 1 1]);
rectangle('Position',[68.75 -87.5 3.125 3.125], 'FaceColor',[0 0 0]);
rectangle('Position',[71.875 -87.5 3.125 3.125], 'FaceColor',[1 1 1]);
rectangle('Position',[50 -90.625 3.125 3.125], 'FaceColor',[1 1 1]);
rectangle('Position',[53.125 -90.625 3.125 3.125], 'FaceColor',[0 0 0]);
rectangle('Position',[50 -93.75 3.125 3.125], 'FaceColor',[1 1 1]);
rectangle('Position',[53.125 -93.75 3.125 3.125], 'FaceColor',[0 0 0]);
rectangle('Position',[50 -96.875 3.125 3.125], 'FaceColor',[1 1 1]);
rectangle('Position',[53.125 -96.875 3.125 3.125], 'FaceColor',[0 0 0]);
rectangle('Position',[50 -100 3.125 3.125], 'FaceColor',[0 0 0]);
rectangle('Position',[53.125 -100 3.125 3.125], 'FaceColor',[0 0 0]);
rectangle('Position',[62.5 -96.875 3.125 3.125], 'FaceColor',[1 1 1]);
rectangle('Position',[65.625 -96.875 3.125 3.125], 'FaceColor',[1 1 1]);
rectangle('Position',[62.5 -100 3.125 3.125], 'FaceColor',[0 0 0]);
rectangle('Position',[65.625 -100 3.125 3.125], 'FaceColor',[0 0 0]);
rectangle('Position',[68.75 -96.875 3.125 3.125], 'FaceColor',[1 1 1]);
rectangle('Position',[71.875 -96.875 3.125 3.125], 'FaceColor',[1 1 1]);
rectangle('Position',[68.75 -100 3.125 3.125], 'FaceColor',[0 0 0]);
rectangle('Position',[71.875 -100 3.125 3.125], 'FaceColor',[0 0 0]);
rectangle('Position',[75 -78.125 3.125 3.125], 'FaceColor',[0 0 0]);
rectangle('Position',[78.125 -78.125 3.125 3.125], 'FaceColor',[0 0 0]);
rectangle('Position',[75 -81.25 3.125 3.125], 'FaceColor',[1 1 1]);
rectangle('Position',[78.125 -81.25 3.125 3.125], 'FaceColor',[1 1 1]);
rectangle('Position',[87.5 -78.125 3.125 3.125], 'FaceColor',[0 0 0]);
rectangle('Position',[90.625 -78.125 3.125 3.125], 'FaceColor',[0 0 0]);
rectangle('Position',[87.5 -81.25 3.125 3.125], 'FaceColor',[1 1 1]);
rectangle('Position',[90.625 -81.25 3.125 3.125], 'FaceColor',[1 1 1]);
rectangle('Position',[93.75 -78.125 3.125 3.125], 'FaceColor',[0 0 0]);
rectangle('Position',[96.875 -78.125 3.125 3.125], 'FaceColor',[0 0 0]);
rectangle('Position',[93.75 -81.25 3.125 3.125], 'FaceColor',[1 1 1]);
rectangle('Position',[96.875 -81.25 3.125 3.125], 'FaceColor',[0 0 0]);
rectangle('Position',[93.75 -84.375 3.125 3.125], 'FaceColor',[1 1 1]);
rectangle('Position',[96.875 -84.375 3.125 3.125], 'FaceColor',[0 0 0]);
rectangle('Position',[93.75 -87.5 3.125 3.125], 'FaceColor',[1 1 1]);
rectangle('Position',[96.875 -87.5 3.125 3.125], 'FaceColor',[0 0 0]);
rectangle('Position',[81.25 -90.625 3.125 3.125], 'FaceColor',[0 0 0]);
rectangle('Position',[84.375 -90.625 3.125 3.125], 'FaceColor',[0 0 0]);
rectangle('Position',[81.25 -93.75 3.125 3.125], 'FaceColor',[1 1 1]);
rectangle('Position',[84.375 -93.75 3.125 3.125], 'FaceColor',[1 1 1]);
rectangle('Position',[75 -96.875 3.125 3.125], 'FaceColor',[1 1 1]);
rectangle('Position',[78.125 -96.875 3.125 3.125], 'FaceColor',[1 1 1]);
rectangle('Position',[75 -100 3.125 3.125], 'FaceColor',[0 0 0]);
rectangle('Position',[78.125 -100 3.125 3.125], 'FaceColor',[0 0 0]);
rectangle('Position',[81.25 -96.875 3.125 3.125], 'FaceColor',[1 1 1]);
rectangle('Position',[84.375 -96.875 3.125 3.125], 'FaceColor',[1 1 1]);
rectangle('Position',[81.25 -100 3.125 3.125], 'FaceColor',[0 0 0]);
rectangle('Position',[84.375 -100 3.125 3.125], 'FaceColor',[0 0 0]);
rectangle('Position',[93.75 -90.625 3.125 3.125], 'FaceColor',[1 1 1]);
rectangle('Position',[96.875 -90.625 3.125 3.125], 'FaceColor',[0 0 0]);
rectangle('Position',[93.75 -93.75 3.125 3.125], 'FaceColor',[1 1 1]);
rectangle('Position',[96.875 -93.75 3.125 3.125], 'FaceColor',[0 0 0]);
rectangle('Position',[87.5 -96.875 3.125 3.125], 'FaceColor',[1 1 1]);
rectangle('Position',[90.625 -96.875 3.125 3.125], 'FaceColor',[1 1 1]);
rectangle('Position',[87.5 -100 3.125 3.125], 'FaceColor',[0 0 0]);
rectangle('Position',[90.625 -100 3.125 3.125], 'FaceColor',[0 0 0]);
rectangle('Position',[93.75 -96.875 3.125 3.125], 'FaceColor',[1 1 1]);
rectangle('Position',[96.875 -96.875 3.125 3.125], 'FaceColor',[0 0 0]);
rectangle('Position',[93.75 -100 3.125 3.125], 'FaceColor',[0 0 0]);
rectangle('Position',[96.875 -100 3.125 3.125], 'FaceColor',[0 0 0]);
X=[93,92.1875,90.625,85.9375,82.8125,79.6875,76.5625,78.125,82.8125,85.9375,85.9375,85.9375,82.8125,78.125,71.875,65.625,59.375,53.125,46.875,40.625,34.375,28.125,21.875,15.625,15.625,15.625,9.375,4.6875,6];
Y=[-6,-4.6875,-9.375,-14.0625,-17.1875,-20.3125,-23.4375,-28.125,-29.6875,-32.8125,-35.9375,-39.0625,-42.1875,-46.875,-53.125,-59.375,-65.625,-65.625,-59.375,-53.125,-46.875,-40.625,-34.375,-28.125,-21.875,-15.625,-9.375,-4.6875,-6];
hold on;
plot(X,Y,'r');
legend('173.596','Location','southoutside');
